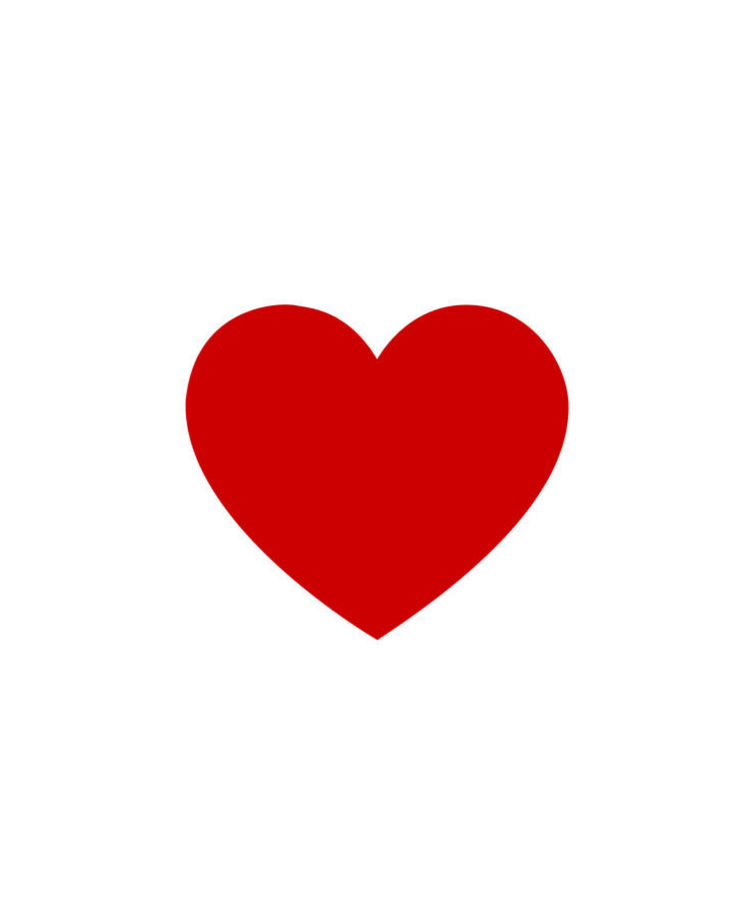
#> input picture mesh_making/heart.png, 756 x 907 px, found by its file name
$ python canny_edge.py
#> lines starting #> are read from the running program, lines starting #| are printed output that depends on the picture; after the words box and inside, x2 and y2 are one past the last pixel; in counts of white or black regions, pixels touching at a corner belong together
import cv2
import numpy as np
from matplotlib import pyplot as plt

def detect_edges(image_path, low_threshold=50, high_threshold=150):
    """
    그레이스케일 -> 가우시안 블러 -> 캐니언 에지를 사용하여 윤곽선을 추출합니다.

    :param image_path: 원본 이미지 파일 경로
    :param low_threshold: 캐니언 에지의 하한 임계값
    :param high_threshold: 캐니언 에지의 상한 임계값
    """
#> called with image_path = 'mesh_making/heart.png', low_threshold = 50, high_threshold = 150
    # 1. 원본 이미지 불러오기
    original_img = cv2.imread(image_path)
#> original_img is the input picture: shape (907, 756, 3); mean B, G, R 221.5, 221.4, 248.3
    if original_img is None:
        print(f"Error: 이미지를 불러올 수 없습니다. 경로를 확인하세요: {image_path}")
        return

    # 2. 그레이스케일 변환 (Gray-scale)
    # - 색상 정보를 없애고 밝기 정보만 남겨 연산 속도를 높이고 노이즈를 줄입니다.
    gray_img = cv2.cvtColor(original_img, cv2.COLOR_BGR2GRAY)
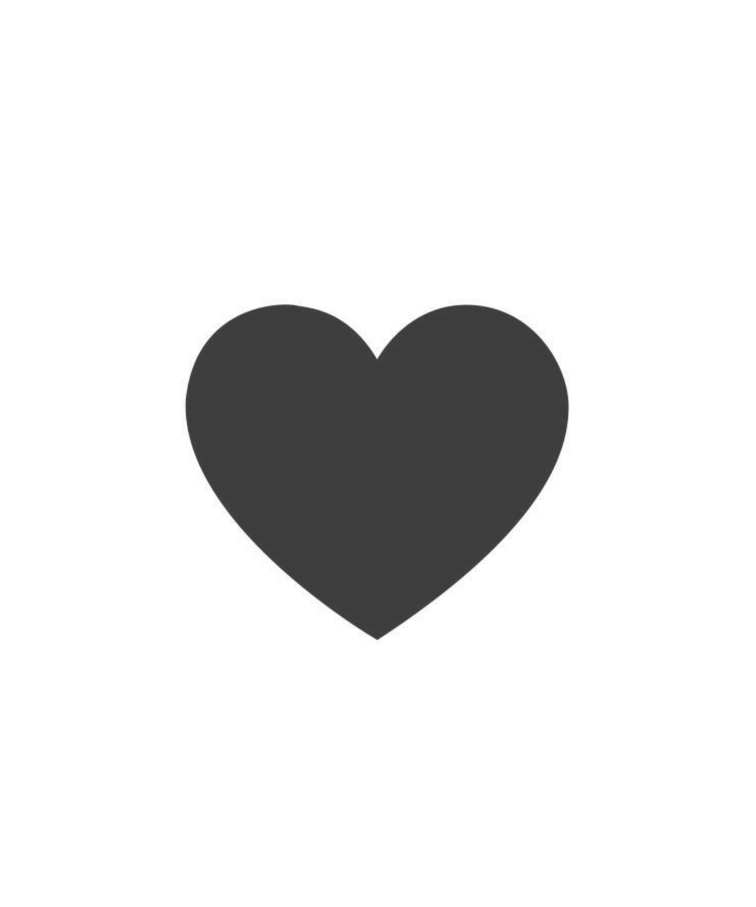
#> gray_img: shape (907, 756); min 53, max 255, mean 229.4

    # 3. 가우시안 블러 (Gaussian Blur)
    # - 이미지를 부드럽게 만들어 미세한 노이즈를 제거합니다. 에지 검출 성능을 높입니다.
    # - (5, 5)는 커널 크기로, 숫자가 클수록 더 많이 흐려집니다. 홀수여야 합니다.
    blurred_img = cv2.GaussianBlur(gray_img, (5, 5), 0)

    # 4. 캐니언 에지 검출 (Canny Edge Detection)
    # - 이미지에서 밝기가 급격하게 변하는 부분(에지)을 찾습니다.
    # - 하한/상한 임계값을 조절하여 원하는 세부 수준의 윤곽선을 얻을 수 있습니다.
    edges_img = cv2.Canny(blurred_img, low_threshold, high_threshold)
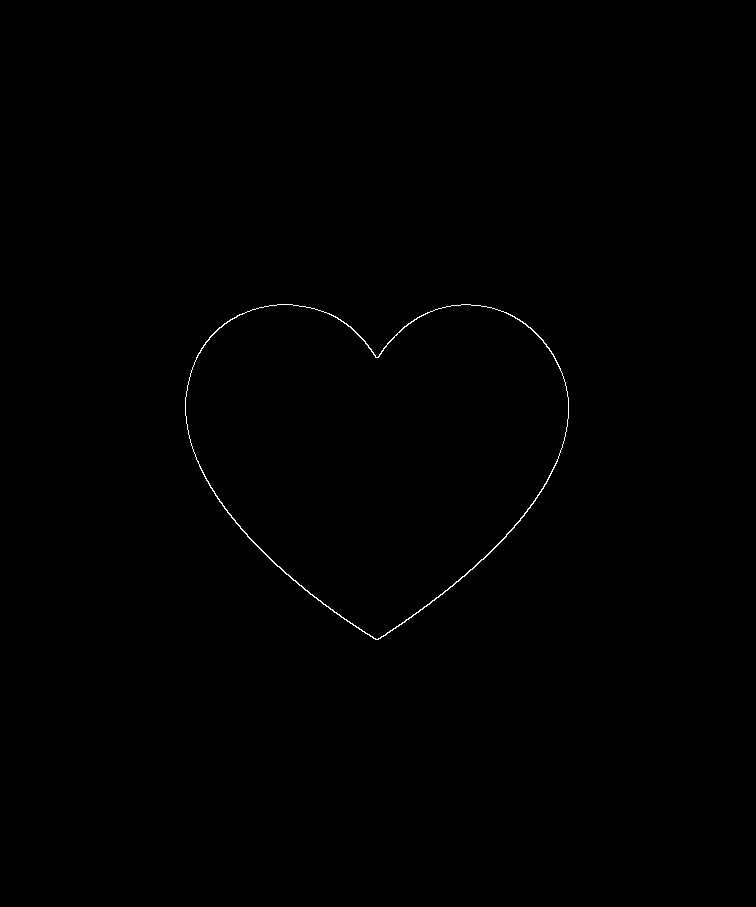
#> edges_img: shape (907, 756); 0.21% white in thin lines or dots, all inside (x1, y1, x2, y2) = (185, 304, 569, 640)

    # 5. 결과 시각화 (Matplotlib 사용)
    titles = ['Original', 'Gray-scale', 'Gaussian Blur', 'Canny Edges']
    images = [original_img, gray_img, blurred_img, edges_img]

    plt.figure(figsize=(12, 8))
    for i in range(4):
        plt.subplot(2, 2, i+1)
        if i == 0: # 원본은 BGR을 RGB로 변환하여 출력
            plt.imshow(cv2.cvtColor(images[i], cv2.COLOR_BGR2RGB))
        else: # 나머지는 그레이스케일로 출력
            plt.imshow(images[i], 'gray')
        plt.title(titles[i])
        plt.axis('off') # 축 표시 안 함

    plt.tight_layout()
    plt.show()
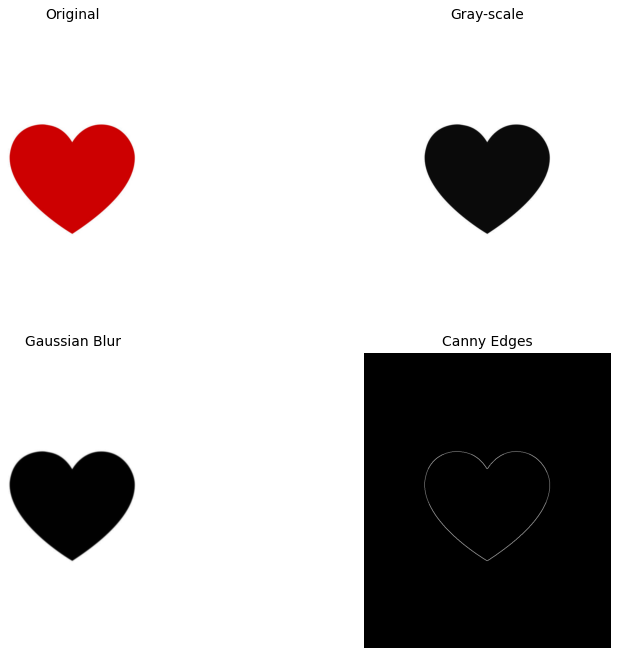
#> figure drawn by matplotlib, 4 panels

    # 결과 이미지 저장 (원한다면)
    # cv2.imwrite('edges_result.png', edges_img)

# --- 사용 예시 ---
# 준수님의 이미지 파일 경로로 변경해서 실행해 보세요.
# 예: image_path = '/home/junsu/cobot_ws/src/my_package/images/robot.jpg'
image_path = 'mesh_making/heart.png' # 본인의 이미지 경로로 수정하세요!

# 기본 임계값으로 실행
detect_edges(image_path)

# 임계값을 조절하여 윤곽선 세부 조절 (예: 더 미세한 에지 검출)
# detect_edges(image_path, low_threshold=30, high_threshold=100)
